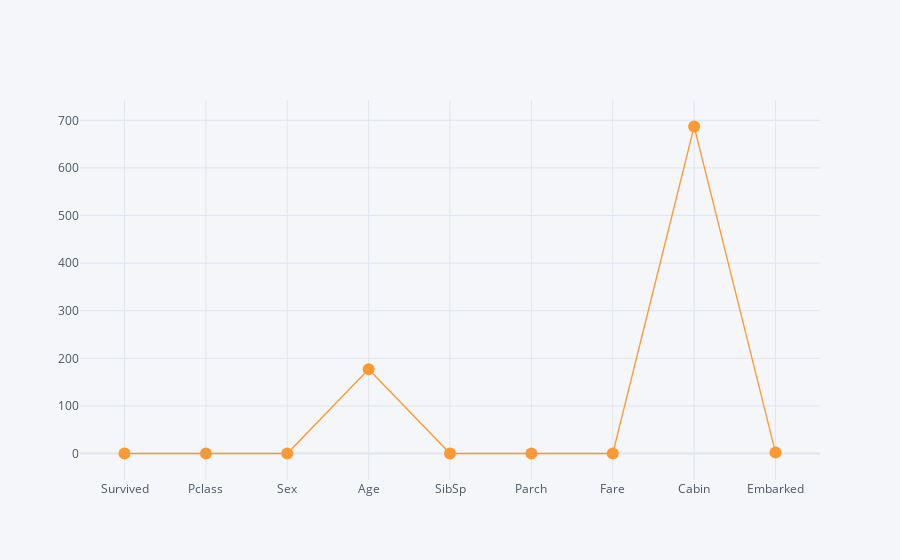

The code cell stored with this chart in its notebook:
### Code cell
tnc.isnull().sum().iplot(kind="line",mode="lines+markers")

### Figure 1 — Plotly figure (JSON) as saved in the notebook; plotly's stock layout.template omitted (floating-point values rounded to 4 significant figures)
{"data": [{"line": {"color": "rgba(255, 153, 51, 1.0)", "dash": "solid", "shape": "linear", "width": 1.3}, "marker": {"size": 12, "symbol": "circle"}, "mode": "lines+markers", "name": "None", "text": "", "type": "scatter", "x": ["Survived", "Pclass", "Sex", "Age", "SibSp", "Parch", "Fare", "Cabin", "Embarked"], "y": [0, 0, 0, 177, 0, 0, 0, 687, 2]}], "layout": {"legend": {"bgcolor": "#F5F6F9", "font": {"color": "#4D5663"}}, "paper_bgcolor": "#F5F6F9", "plot_bgcolor": "#F5F6F9", "title": {"font": {"color": "#4D5663"}}, "xaxis": {"gridcolor": "#E1E5ED", "showgrid": true, "tickfont": {"color": "#4D5663"}, "title": {"font": {"color": "#4D5663"}, "text": ""}, "zerolinecolor": "#E1E5ED"}, "yaxis": {"gridcolor": "#E1E5ED", "showgrid": true, "tickfont": {"color": "#4D5663"}, "title": {"font": {"color": "#4D5663"}, "text": ""}, "zerolinecolor": "#E1E5ED"}}}
